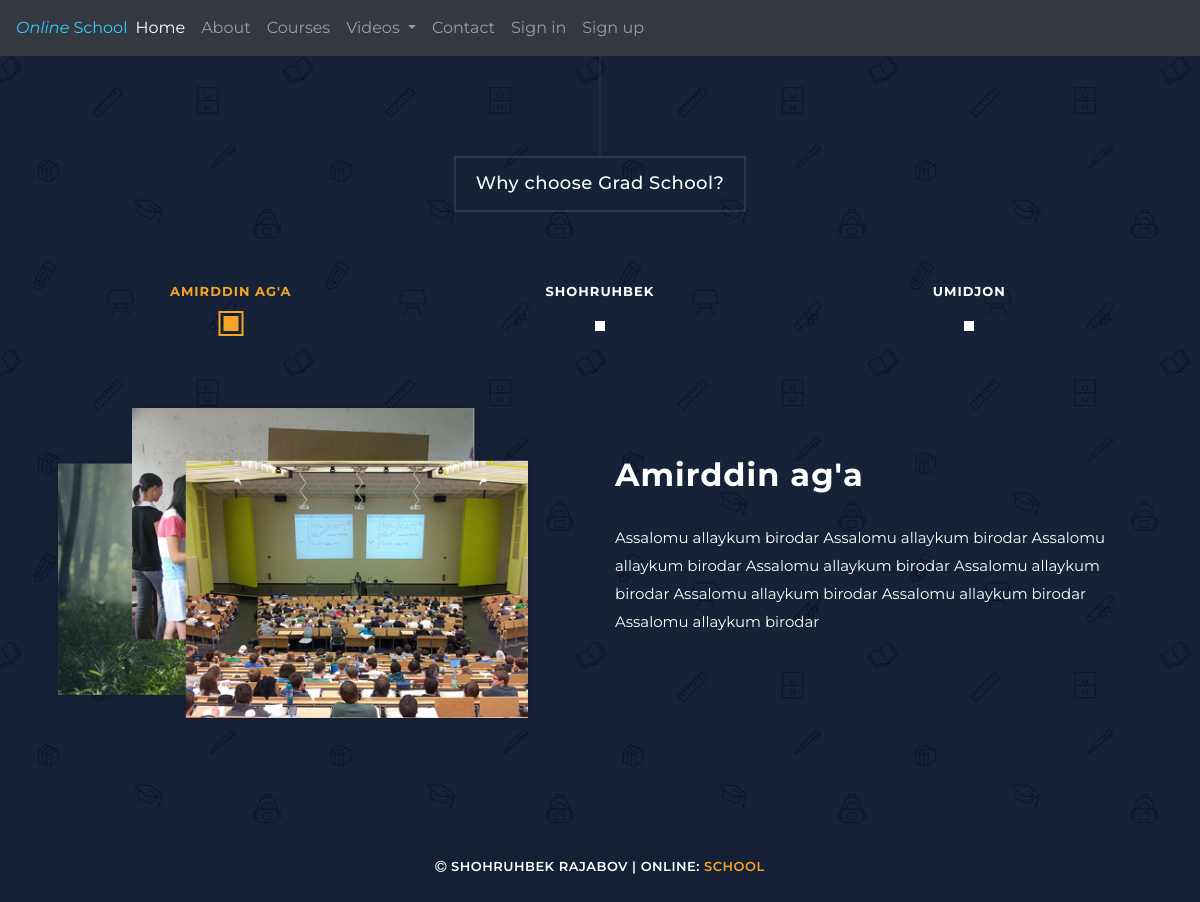
The page /about/ on the database its author committed.
### student/models.py (models this page shows, shortened)
class about_user(models.Model):
    STATUS_CHOICES = (
        ('draft', 'Draft'),
        ('published', 'Published')
    )
    best_education_name =  models.CharField(max_length=55)
    best_education_body = models.TextField()
    best_education_images1 = models.ImageField(upload_to="photos/%Y/%m/%d/", null=True, blank=True)
    top_managment_name = models.CharField(max_length=55)
    top_managment_body = models.TextField()
    top_managment_images2 = models.ImageField(upload_to="photos/%Y/%m/%d/", null=True, blank=True)
    quality_meeting_name = models.CharField(max_length=55)
    quality_meeting_body = models.TextField()
    quality_meeting_images3 = models.ImageField(upload_to="photos/%Y/%m/%d/", null=True, blank=True)
    publish = models.DateTimeField(default=timezone.now)
    created = models.DateTimeField(auto_now_add=True)
    updated = models.DateTimeField(auto_now=True)
    status = models.CharField(max_length=10, choices=STATUS_CHOICES, default='draft')
    objects = models.Manager()
    published = PublishedManager()
    class Meta:
        ordering = ('-publish',)

### student/views.py (the view)
# urls.py: path('about/', about_send, name="about"),
def about_send(request):
    send_posts = about_user.published.all()
    return render(request, 'blog/about.html', {'send_posts':send_posts})

### student/models.py (called while the page is built)
    def get_queryset(self):
        return super(PublishedManager, self).get_queryset().filter(status = 'published')

    def get_absolute_url(self):
        return reverse('category_post', args=[self.slug])

### student/templatetags/cats.py (called while the page is built)
@register.simple_tag(name='categories')
def get_categories():
    return Category.objects.all()

### templates/blog/about.html (shortened to what this page needs)
{% extends 'index.html' %}
{% load static %}
{% block content %}
<section class="section why-us" data-section="section2">
  <div class="container">
    <div class="row">
      <div class="col-md-12">
        <div class="section-heading">
          <h2>Why choose Grad School?</h2>
        </div>
      </div>
      <div class="col-md-12">
        {% for post in send_posts %}
        <div id='tabs'>
          <ul>
            <li><a href='#tabs-1'>{{ post.best_education_name }}</a></li>
            <li><a href='#tabs-2'>{{ post.top_managment_name }}</a></li>
            <li><a href='#tabs-3'>{{ post.quality_meeting_name }}</a></li>
          </ul>
          <section class='tabs-content'>
            <article id='tabs-1'>
              <div class="row">
                <div class="col-md-6">
                  {% if post.best_education_images1 %}
                  <img src="{{ post.best_education_images1.url }}" alt="">
                  {% endif %}
                </div>
                <div class="col-md-6">
                  <h4>{{ post.best_education_name }}</h4>
                  <p>{{ post.best_education_body }}</p>
                </div>
              </div>
            </article>
            {% endfor %}
          </section>
        </div>
      </div>
    </div>
  </div>
</section>
{% endblock content %}

### templates/index.html (shortened to what this page needs)
<!DOCTYPE html>
{% load static %}
{% load cats %}
<html lang="en">
<head>
    <link href="{% static 'vendor/bootstrap/css/classs.css' %}" rel="stylesheet">
    <link rel="stylesheet" href="{% static 'assets/css/animate.css' %}" />
    <link rel="stylesheet" href="{% static 'assets/css/tailwind.css' %}" />
    <link rel="stylesheet" href="{% static 'assets/css/fontawesome.css' %}">
    <link rel="stylesheet" href="{% static 'assets/css/templatemo-grad-school.css' %}">
    <link rel="stylesheet" href="{% static 'assets/css/owl.css' %}">
    <link rel="stylesheet" href="{% static 'assets/css/lightbox.css' %}">
  </head>
  <body>
  <nav class="navbar navbar-expand-lg navbar-dark bg-dark">
    <a href="{% url 'home' %}"><em>Online</em> School</a>
    <div class="collapse navbar-collapse" id="navbarNavDropdown">
      <ul class="navbar-nav">
        <li class="nav-item active">
          <a class="nav-link" href="{% url 'home' %}">Home <span class="sr-only">(current)</span></a>
        </li>
        <li class="nav-item">
          <a class="nav-link" href="{% url 'about' %}">About</a>
        </li>
        <li class="nav-item">
          <a class="nav-link" href="{% url 'courses' %}">Courses</a>
        </li>
        <li class="nav-item dropdown">
          <a class="nav-link dropdown-toggle" href="#" id="navbarDropdownMenuLink" role="button" data-toggle="dropdown" aria-haspopup="true" aria-expanded="false">
            Videos
          </a>
            {% categories as cats %}
        </li>
        <li class="nav-item">
          <a class="nav-link" href="{% url 'contact' %}">Contact</a>
        </li>
        {% if request.user.is_authenticated %}
        <li class="nav-item">
          <a class="nav-link" href="">{{ request.user }}</a>
        </li>
        <li class="nav-item">
          <a class="nav-link" href="{% url 'logout' %}">logo out</a>
        </li>
        {% else %}
        <li class="nav-item">
          <a class="nav-link" href="{% url 'login' %}">Sign in</a>
        </li>
        <li class="nav-item">
          <a class="nav-link" href="{% url 'register' %}">Sign up</a>
        </li>
        {% endif %}
      </ul>
    </div>
  </nav>
      {% block content %} {% endblock content %}
  <footer>
    <div class="container">
      <div class="row">
        <div class="col-md-12">
          <p><i class="fa fa-copyright"></i> Shohruhbek Rajabov
           | Online: <a href="https://templatemo.com" rel="sponsored" target="_parent">School</a></p>
        </div>
      </div>
    </div>
  </footer>
  </body>
</html>
</body>
</html>

### static/assets/css/templatemo-grad-school.css (style rules this page uses)
body { font-family: 'Montserrat', sans-serif; }
a { color: #3CF; text-decoration: none; }
ul { padding: 0px; margin: 0px; list-style: none; }
p { font-size: 13px; line-height: 22px; }
.section-heading { text-align: center; margin-bottom: 70px; }
.section-heading h2:before { width: 1px; height: 100px; background-color: rgba(250,250,250,0.1); position: absolute; top: -102px; content: ''; left: 50%; transform: translate(-50%); }
.section-heading h2 { margin-top: 100px; position: relative; font-size: 18px; font-weight: 500; color: #fff; letter-spacing: 0.5px; display: inline-block; padding: 15px 20px; border: 2px solid rgba(250,250,250,0.1); }
section.why-us { background-image: url(../images/choosing-bg.jpg); background-color: #172238; background-repeat: no-repeat; background-size: cover; padding-bottom: 100px; }
#tabs { text-align: center; }
#tabs ul { margin: 0; padding: 0; -webkit-column-count: 3; -moz-column-count: 3; column-count: 3; -webkit-column-gap: 0; -moz-column-gap: 0; column-gap: 0; }
#tabs ul::after { clear: both; content: ""; display: table; }
#tabs ul li { display: block; font-weight: 400; font-size: 1.2em; letter-spacing: 1px; text-align: center; }
#tabs ul li a { display: block; font-size: 13px; font-weight: 700; letter-spacing: 1px; cursor: pointer; outline: 0; padding-bottom: 30px; color: #fff; text-decoration: none; text-transform: uppercase; position: relative; }
#tabs ul li a:after { transition: all 0.3s; width: 10px; height: 10px; background-color: #fff; content: ''; position: absolute; left: 50%; transform: translate(-50%); bottom: 0; }
#tabs ul li a:before { transition: all 0.3s; width: 25px; height: 25px; border: 2px solid transparent; background-color: transparent; content: ''; position: absolute; left: 50%; transform: translate(-50%); bottom: -5px; }
#tabs ul .ui-tabs-active a { color: #f5a425; }
#tabs ul .ui-tabs-active a:after { background-color: #f5a425; width: 15px; height: 15px; }
#tabs ul .ui-tabs-active a:before { border-color: #f5a425; }
#tabs h4 { margin-top: 60px; font-size: 32px; font-weight: 700; letter-spacing: 1px; color: #fff; margin-bottom: 30px; }
#tabs p { color: #fff; font-size: 15px; line-height: 28px; }
.tabs-content { margin-top: 60px; text-align: left; }
.tabs-content img { width: 100%; overflow: hidden; padding-right: 45px; }
footer { background-color: #152036; text-align: center; }
footer p { margin-bottom: 0px; padding: 25px 0px; color: #fff; font-size: 13px; text-transform: uppercase; font-weight: 600; letter-spacing: 0.5px; }
footer p a, footer p a:hover { color: #f5a425; }

### rows shown on the page
about_user: best_education_name "AMIRDDIN AG'A", top_managment_name "SHOHRUHBEK", quality_meeting_name "UMIDJON", best_education_images1 (picture), best_education_name "Amirddin ag'a", best_education_body "Assalomu allaykum birodar Assalomu allaykum birodar Assalomu allaykum birodar Assalomu allaykum birodar Assalomu allaykum birodar Assalomu allaykum birodar Assalomu allaykum birodar Assalomu allaykum birodar"
